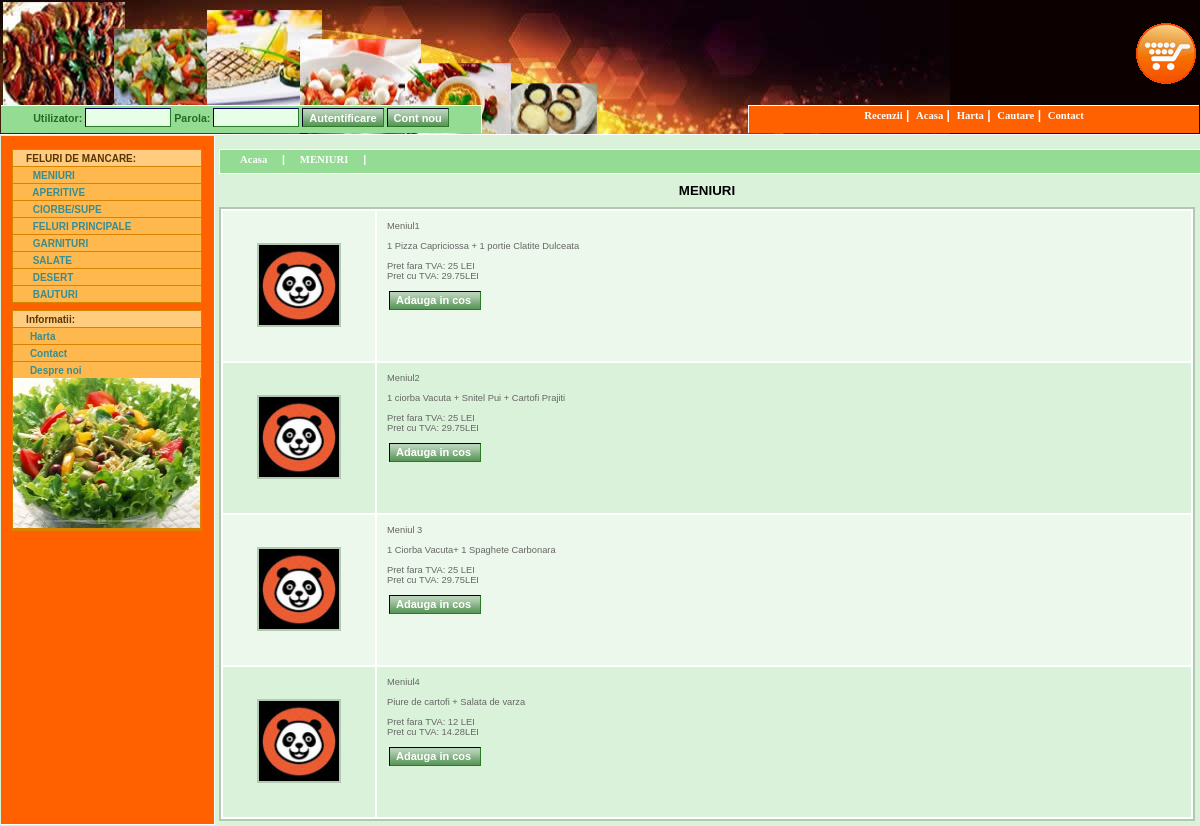
Page /categorii.php?intIdCategorie=1 on the committed database.
### tables this page shows
CREATE TABLE `tcategorii` (
  `fIdCategorie` int(11) UNSIGNED NOT NULL,
  `fNumeCategorie` varchar(50) NOT NULL DEFAULT ''
);

CREATE TABLE `tproduse` (
  `fIdProdus` int(11) UNSIGNED NOT NULL,
  `fIdSubcategorie` int(11) UNSIGNED NOT NULL DEFAULT '0',
  `fNumeProdus` varchar(255) NOT NULL DEFAULT '',
  `fCodProdus` varchar(50) DEFAULT NULL,
  `fImagine` varchar(100) DEFAULT NULL,
  `fDescriere` varchar(255) DEFAULT NULL,
  `fPret` varchar(50) NOT NULL DEFAULT '0'
);

### categorii.php (the view, shortened to what this page needs)
<?php
	include_once("./include/functions.inc.php");
	$mode = isset($_GET['mode'])? $_GET['mode'] : '';
	if ($mode == "main") {
		$strSQL = "SELECT * FROM tcategorii";
		$result = mysql_query($strSQL);
		$strTitle = "Categorii produse : ";
		$bFirst = true;
		while ($row = mysql_fetch_array($result)) {
			if (!$bFirst) {
				$strTitle .= ", ";
			} else {
				$bFirst = false;
			}
			$strTitle .= $row['fNumeCategorie'];
		}
	} else {
		$intIdCategorie = $_GET['intIdCategorie'];
		$strSQL = "SELECT fNumeCategorie FROM tcategorii WHERE fIdCategorie=$intIdCategorie";
		$result = mysql_query($strSQL);
		if (mysql_num_rows($result) > 0) {
			$row = mysql_fetch_array($result);
			$strNumeCategorie = $row['fNumeCategorie'];
			$strTitle = " $strNumeCategorie";
		} else {
			$strNumeCategorie = "Categorie Invalida";
			$strTitle = "Categorie Invalida";
		}
	}
?>
<?php fInsertDocType(); ?>
<head>
<?php fInsertCSS(); ?>
</head>
<body>
	<table class="maintable">
		<tr style="height: 132px;">
			<td id="header">
			<?php fInsertCartLink(); ?>
			<?php fInsertLoginArea(); ?>
			<?php fInsertTopMenu(); ?>
			</td>
		</tr>
		<tr>
			<td>
				<table class="contenttable">
					<tr>
						<td class="leftcolcontainer">
							<table class="leftcoltable">
								<tr style="height: 5px;"><td></td></tr>
								<?php fInsertCategLeftMenu(); ?>
								<tr style="height: 5px;"><td></td></tr>
								<?php fInsertInfoLeftMenu(); ?>
								<tr style="height: 5px;"><td></td></tr>
							</table>
						</td>
						<td id="maincontent">
						<table style="width: 100%;">
						<tr><td>
						<?php if ($mode != "main")  { ?>
						<div id="path">
						<a class="BottomLink" href="index.php">Acasa</a> &nbsp; &nbsp; | &nbsp; &nbsp;
						<a class="BottomLink" href="categorii.php?intIdCategorie=<?php echo $intIdCategorie; ?>"><?php echo $strNumeCategorie; ?></a> &nbsp; &nbsp; | &nbsp; &nbsp;
						</div>
						<?php } ?>
						<h1 class="pageheader"><?php echo  $strTitle; ?></h1>
<?php
if ($mode == "main") {
	$strSQL = "SELECT * FROM tcategorii";
	$result = mysql_query($strSQL);
	if (mysql_num_rows($result) > 0) {
		echo "<table style=\"width: 100%; background-color: #FFFFFF; border: 2px #B1C9B1  solid; font-size: 9pt;\">\n";
		$intIndex = 1;
		while ($row = mysql_fetch_array($result)) {
			$intIndex = 3 - $intIndex;
			$intIdCategorie = $row['fIdCategorie'];
			$strNumeCategorie = $row['fNumeCategorie'];
			$strSQLSub = "SELECT * FROM tsubcategorii WHERE fIdCategorie=$intIdCategorie";
			$resultSub = mysql_query($strSQLSub);
			if ($intIndex == 1) {
				echo "<tr class=\"categlistrow1\">\n";
			} else {
				echo "<tr class=\"categlistrow2\">\n";
			}
			echo "<td style=\"width: 200px; text-align: left;\"><a class=\"ProdNameLink\" href=\"categorii.php?intIdCategorie=$intIdCategorie\">$strNumeCategorie</a></td>\n";
			echo "<td style=\"vertical-align: top; text-align: justify; padding: 10px;\">\n";
			if (mysql_num_rows($resultSub) > 0) {
				while ($rowSub = mysql_fetch_array($resultSub)) {
					$intIdSubcategorie = $rowSub['fIdSubcategorie'];
					$strNumeSubcategorie = $rowSub['fNumeSubcategorie'];
					echo "<a class=\"ProdNameLink\" href=\"subcategorii.php?intIdSubcategorie=$intIdSubcategorie\">$strNumeSubcategorie</a><br />\n";
				}
			} else {
				echo "Nu exista subcategorii.";
			}
			echo " </td>\n";
			echo "</tr>\n";
		}
		echo "</table>\n";
	} else {
		echo "<p style=\"font-size: 9pt; font-weight: bold; text-align: center;\">Ne pare rau, momentan nu exista nici o categorie in baza de date.</p>\n";
	}
} else {
	$strSQL = "SELECT tproduse.*, tcategorii.fIdCategorie FROM (tproduse INNER JOIN tsubcategorii ON tproduse.fIdSubcategorie = tsubcategorii.fIdSubcategorie) INNER JOIN tcategorii ON tsubcategorii.fIdCategorie = tcategorii.fIdCategorie where tcategorii.fIdCategorie=$intIdCategorie";
	$result = mysql_query($strSQL);
	if (mysql_num_rows($result) > 0) {
		echo "<table style=\"width: 100%; background-color: #FFFFFF; border: 2px #B1C9B1 solid; font-size: 9pt;\">\n";
		$intIndex = 1;
		while ($row = mysql_fetch_array($result)) {
			$intIndex = 3 - $intIndex;
			$strNumeProdus = $row['fNumeProdus'];
			$strDescriere = $row['fDescriere'];
			$strImagine = $row['fImagine'];
			 $strNormalPrice = $row['fPret'];
			if ($intIndex == 1) {
				echo "<tr class=\"listprodrow1\">\n";
			} else {
				echo "<tr class=\"listprodrow2\">\n";
			}
			echo "<td style=\"width: 150px; text-align: center;\">
<img alt=\"$strNumeProdus\" src=\"./images/produse/$strImagine\" style=\"width: 80px; height: 80px; border: 2px #B1C9B1 solid;\" /></a></td>\n";
			echo "<td style=\"vertical-align: top; text-align: justify; padding: 10px;\"><span>$strNumeProdus</span><br /><br />\n";
			echo "<span>$strDescriere</span><br /><br />\n";
				echo "Pret fara TVA: $strNormalPrice LEI<br />\n";
				echo "Pret cu TVA: " . round(($strNormalPrice * 1.19),2) . "LEI<br />\n";
			echo "<br /><form action=\"execute.php?action=addtocart\" method=\"post\" style=\"display: inline;\">\n";
			echo "<fieldset style=\"padding: 0px; border: 0px;\">\n";
			echo "<input type=\"submit\" alt=\"COMANDA TA  \" class=\"loginbutton\" name=\"cmdAddToCart\" value=\"Adauga in cos \" />\n";
			echo "</fieldset>\n";
			echo "</form>\n";
			echo "</td>\n";
			echo "</tr>\n";
		}
		echo "</table>\n";
	} else {
		echo "<p style=\"font-size: 9pt; font-weight: bold; text-align: center;\">Ne pare rau, momentan nu exista produse.</p>\n";
	}
}
?>
						</td></tr>
						</table>
						</td>
					</tr>
				</table>
			</td></tr>
	</table>
</body>
</html>

### include/functions.inc.php (shortened to what this page needs)
<?php
function fInsertCSS() {
	echo "<link type=\"text/css\" rel=\"stylesheet\" href=\"./css/style.css\" />\n";
}
function fInsertDocType() {
	echo "<!DOCTYPE html PUBLIC \"-//W3C//DTD XHTML 1.0 Strict//EN\"     \"http://www.w3.org/TR/xhtml1/DTD/xhtml1-strict.dtd\">\n";
	echo "<html xmlns=\"http://www.w3.org/1999/xhtml\" xml:lang=\"en\" lang=\"en\">\n";
}
function fInsertLoginArea() {
	echo "<div id=\"loginarea\">\n";
	$intIdUtilizator =isset($_SESSION['intIdUtilizator']) ? $_SESSION['intIdUtilizator'] : '';
	if ($intIdUtilizator  > 0) {
		echo "Bine ai venit " . $_SESSION['strNumeUtilizator'] . " &nbsp; <a class=\"TopMyAccountLink\" href=\"contul_meu.php\">:: Contul meu</a> &nbsp; | &nbsp; <a class=\"LogoutLink\" href=\"execute.php?action=logout\">:: Iesire</a>\n";
	} else {
		echo "<form action=\"execute.php?action=login\" method=\"post\" style=\"display: inline;\" onsubmit=\"return fValidateLogin();\">\n";
		echo "<fieldset style=\"padding: 0px; border: 0px;\">\n";
		echo "<label class=\"loginlabel\" for=\"txtNumeUtilizator\">Utilizator:</label>\n";
		echo "<input class=\"logininput\" type=\"text\" name=\"txtNumeUtilizator\" id=\"txtNumeUtilizator\" maxlength=\"32\" />\n";
		echo "<label class=\"loginlabel\" for=\"txtParola\">Parola:</label>\n";
		echo "<input class=\"logininput\" type=\"password\" name=\"txtParola\" id=\"txtParola\" maxlength=\"32\" />\n";
		echo "<input type=\"submit\" alt=\"Autentificare\" class=\"loginbutton\" name=\"cmdLogin\" id=\"cmdLogin\" value=\"Autentificare\" />\n";
		echo "<input type=\"button\" alt=\"Cont nou\" class=\"loginbutton\" onclick=\"location.href='inregistrare.php'\" name=\"cmdRegister\" id=\"cmdRegister\" value=\"Cont nou\" />\n";
		echo "</fieldset>\n";
		echo "</form>\n";
	}
	echo "</div>\n";
}
function fInsertTopMenu() {
	echo "<span id=\"topmenu\">\n";
echo "<a href=\"recenzii.php\">Recenzii</a>&nbsp;|&nbsp;\n";
	echo "<a href=\"index.php\">Acasa</a>&nbsp;|&nbsp;\n";
	echo "<a href=\"harta_site1.php\">Harta</a>&nbsp;|&nbsp;\n";
	echo "<a href=\"harta_site.php\">Cautare</a>&nbsp;|&nbsp;\n";
	echo "<a href=\"contact.php\">Contact</a>\n";
	echo "</span>\n";
}
function fInsertCategLeftMenu() {
	echo "<tr>\n";
	echo "<td style=\"text-align: center;\" valign=\"top\">\n";
	echo "<div id=\"divcategmenu\">\n";
	echo "<div class=\"item\">\n";
	echo "<div class=\"leftmenu\">\n";
	echo "<h1> &nbsp;  &nbsp; FELURI DE MANCARE:</h1>\n";
	$strSQL = "SELECT * FROM tcategorii ORDER BY fIdCategorie";
	$result = mysql_query($strSQL);
	if (mysql_num_rows($result) > 0) {
		while ($row = mysql_fetch_array($result)) {
			echo "<a href=\"categorii.php?intIdCategorie=" . $row['fIdCategorie'] . "\"> &nbsp;  &nbsp;  &nbsp; " . $row['fNumeCategorie'] . "</a>\n";
		}
	} else {
		echo "<div style=\"padding: 10px; text-align: center;\">Nici un tip de produse.</div>\n";
	}
	echo "</div>\n";
	echo "</div>\n";
	echo "</div>\n";
	echo "</td>\n";
	echo "</tr>\n";
}
function fInsertInfoLeftMenu() {
	echo "<tr>\n";
	echo "<td style=\"text-align: center;\">\n";
	echo "<div id=\"divinfomenu\">\n";
	echo "<div class=\"item\">\n";
	echo "<div class=\"leftmenu\">\n";
	echo "<h1> &nbsp;  &nbsp; Informatii:</h1>\n";
	echo "<a href=\"harta_site1.php\">&nbsp;  &nbsp;  &nbsp;Harta</a>\n";
	echo "<a href=\"contact.php\">&nbsp;  &nbsp;  &nbsp;Contact</a>\n";
	echo "<a href=\"garantie.php\"> &nbsp;  &nbsp;  &nbsp;Despre noi</a>\n";
	echo "<img src=\"pr.jpg\" width=\"187\" height=\"150\" border=\"0\">";
	echo "</div>\n";
	echo "</div>\n";
	echo "</div>\n";
	echo "</td>\n";
	echo "</tr>\n";
}
function fInsertCartLink() {
	echo "<table id=\"cart\"><tr><td>\n";
	echo "<a href=\"rezervare.php\"><img alt=\"Cosul de cumparaturi\" src=\"./images/cart.gif\" /></a>\n";
	echo "</td></tr></table>\n";
}
?>

### css/style.css (style rules this page uses)
body { background: #D9F2D9; text-align: center; font-family: Verdana, Arial, Helvetica, sans-serif; color: #666666; margin:0px; font-size: 10pt; }
img { border: 0px none; }
#topmenu { padding-top: 2px; text-align: center; font-weight: bold; color: #FFFFFF; width: 450px; height: 25px; background-color: #FF6000; border-top: 1px #FFFFFF solid; border-left: 1px #FFFFFF solid; float: right; vertical-align: bottom; font-size: 9pt; }
#topmenu a:link, #topmenu a:visited { font-family: Verdana, Tahoma; color: #FFFFFF; font-weight: bold; font-size: 8pt; text-decoration: none; }
.BottomLink { font-family: Verdana, Tahoma; color: #FFFFFF; font-weight: bold; font-size: 8pt; text-decoration: none; }
#header { width:100%; height:132px; background: #0D0000; text-align: left; background-image: url(../images/header11.jpg); background-repeat: no-repeat; text-align: right; vertical-align: bottom; border-bottom: 1px solid #FFFFFF; }
#divcategmenu { text-align: justify; margin: 0 10px 0 0; padding: 0; color: #573604; font-weight: bold; font-size: 7.5pt; width: 190px; background: none; font-family: Verdana, Geneva, Arial, Helvetica, sans-serif; }
#divcategmenu .item { margin: 0px; padding: 0px; background: #E4E4E4; }
#divcategmenu .leftmenu { margin: 0px; padding: 0px; border: 1px solid #D98303; background: #D98303; }
#divcategmenu h1 { margin: 0; padding: 3px 1px 2px 2px; font-size: 10px; background-color: #FFCC80 }
#divcategmenu a:link, #divcategmenu a:visited { margin-top: 1px; padding: 3px 3px 2px 3px; display: block; text-decoration: none; color: #378D93; background: #FFB84D; }
#divinfomenu { text-align: justify; margin: 0 10px 0 0; padding: 0; color: #573604; font-weight: bold; font-size: 7.5pt; width: 190px; background: none; font-family: Verdana, Geneva, Arial, Helvetica, sans-serif; }
#divinfomenu .item { margin: 0px; padding: 0px; background: #E4E4E4; }
#divinfomenu .leftmenu { margin: 0px; padding: 0px; border: 1px solid #D98303; background: #D98303; }
#divinfomenu h1 { margin: 0; padding: 3px 1px 2px 2px; font-size: 10px; background-color: #FFCC80 }
#divinfomenu a:link, #divinfomenu a:visited { margin-top: 1px; padding: 3px 3px 2px 3px; display: block; text-decoration: none; color: #378D93; background: #FFB84D; }
#maincontent { background: #D9F2D9; vertical-align: top; padding-top: 10px; }
.maintable { width: 100%; border: 0px; padding: 0px; border-spacing: 0px; border-collapse: collapse; }
.leftcoltable { width: 100%; height: 100%; padding-top: 0px; border-spacing: 0px; border-collapse: collapse; }
.leftcolcontainer { text-align: center; width: 130px; border-right: 1px solid #FFFFFF; border-bottom: 1px solid #FFFFFF; background: #FF6000; padding-left: 10px; padding-top: 7px; vertical-align: top; }
.contenttable { width: 100%; padding: 0px; border-spacing: 0px; border-collapse: collapse; }
#cart { width: 100px; height: 100px; margin-left: auto; }
#loginarea { padding-top: 2px; text-align: center; font-weight: bold; color: #FFFFFF; width: 480px; height: 25px; background-color: #94DB94; border-top: 1px #FFFFFF solid; border-right: 1px #FFFFFF solid; float: left; vertical-align: bottom; font-size: 8pt; }
.loginbutton { background: url(../images/bglogin.gif); border-right: #2A7A2A 1px solid; border-bottom: #2A7A2A 1px solid; border-top: #000022 1px solid; border-left: #000022 1px solid; font-size: 11px; color: #FFFFFF; font-family: tahoma,sans-serif; font-weight: bold; height: 19px; text-decoration: none; }
.logininput { padding-left: 2px; background-color: #E6FFE6; border-right: #2A7A2A 1px solid; border-bottom: #2A7A2A 1px solid; border-top: #000066 1px solid; border-left: #000022 1px solid; font-size: 8pt; color: #144E14; font-family: tahoma, verdana, sans-serif; font-weight: bold; height: 15px; text-decoration: none; width: 80px; }
.loginlabel { color: #256A25; font-size: 8pt; }
.pageheader { font-family: Tahoma, Verdana, Arial; font-size: 10pt; color: #000000; text-align: center; }
#path { padding-top: 3px; padding-left: 20px; text-align: left; font-weight: bold; color: #FFFFFF; width: 100%; height: 20px; background-color: #94DB94; border: 1px #FFFFFF solid; vertical-align: middle; font-size: 8pt; }
.listprodrow1 { background-color: #D9F2D9; font-size: 7pt; padding: 3px; height: 150px; }
.listprodrow2 { background-color: #EBF8EB; font-size: 7pt; padding: 3px; height: 150px; }

### rows in the picture
tcategorii: fNumeCategorie "MENIURI"
tcategorii: fNumeCategorie "APERITIVE"
tcategorii: fNumeCategorie "CIORBE/SUPE"
tcategorii: fNumeCategorie "FELURI PRINCIPALE"
tcategorii: fNumeCategorie "GARNITURI"
tcategorii: fNumeCategorie "SALATE"
tcategorii: fNumeCategorie "DESERT"
tcategorii: fNumeCategorie "BAUTURI"
tproduse: fImagine (picture), fNumeProdus "Meniul1", fDescriere "1 Pizza Capriciossa + 1 portie Clatite Dulceata", fPret "25", $strNormalPrice*1.19 "29.75"
tproduse: fImagine (picture), fNumeProdus "Meniul2", fDescriere "1 ciorba Vacuta + Snitel Pui + Cartofi Prajiti", fPret "25", $strNormalPrice*1.19 "29.75"
tproduse: fImagine (picture), fNumeProdus "Meniul 3", fDescriere "1 Ciorba Vacuta+ 1 Spaghete Carbonara", fPret "25", $strNormalPrice*1.19 "29.75"
tproduse: fImagine (picture), fNumeProdus "Meniul4", fDescriere "Piure de cartofi + Salata de varza", fPret "12", $strNormalPrice*1.19 "14.28"
